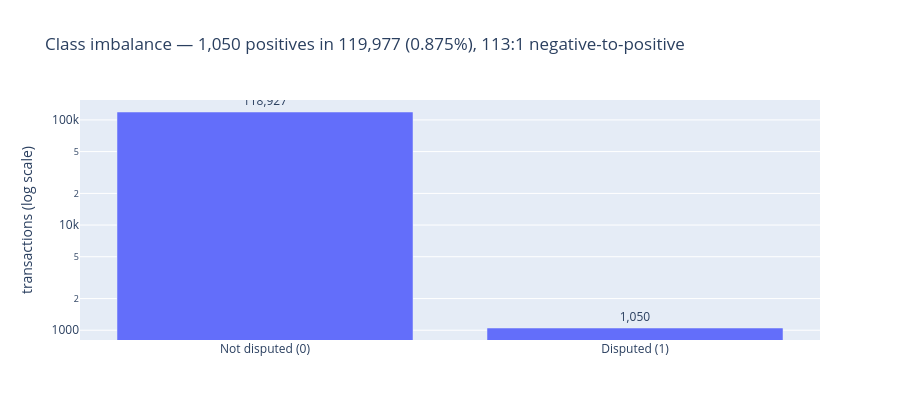

Source (notebook cell):
### Markdown cell above
## Chart 1: class imbalance

### Code cell
counts = eda["is_disputed"].value_counts().sort_index()
ratio  = counts[0] / counts[1]

fig = go.Figure(go.Bar(
    x=["Not disputed (0)", "Disputed (1)"],
    y=[counts[0], counts[1]],
    text=[f"{counts[0]:,}", f"{counts[1]:,}"],
    textposition="outside",
))
fig.update_layout(
    title=f"Class imbalance — {counts[1]:,} positives in {len(eda):,} "
          f"({counts[1]/len(eda):.3%}), {ratio:.0f}:1 negative-to-positive",
    yaxis_type="log", yaxis_title="transactions (log scale)", height=420,
)
fig.show()

### Figure 1 — Plotly figure (JSON) as saved in the notebook; plotly's stock layout.template omitted (floating-point values rounded to 4 significant figures)
{"data": [{"text": ["118,927", "1,050"], "textposition": "outside", "type": "bar", "x": ["Not disputed (0)", "Disputed (1)"], "y": [118927, 1050]}], "layout": {"height": 420, "title": {"text": "Class imbalance — 1,050 positives in 119,977 (0.875%), 113:1 negative-to-positive"}, "yaxis": {"title": {"text": "transactions (log scale)"}, "type": "log"}}}
